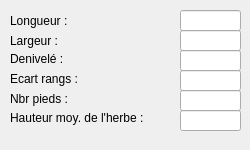
<?xml version="1.0" encoding="UTF-8"?>
<ui version="4.0">
 <class>FieldInformationWidget</class>
 <widget class="QWidget" name="FieldInformationWidget">
  <property name="geometry">
   <rect>
    <x>0</x>
    <y>0</y>
    <width>250</width>
    <height>150</height>
   </rect>
  </property>
  <property name="minimumSize">
   <size>
    <width>250</width>
    <height>150</height>
   </size>
  </property>
  <property name="windowTitle">
   <string>Form</string>
  </property>
  <widget class="QLabel" name="label_6">
   <property name="geometry">
    <rect>
     <x>10</x>
     <y>90</y>
     <width>81</width>
     <height>18</height>
    </rect>
   </property>
   <property name="text">
    <string>Nbr pieds :</string>
   </property>
  </widget>
  <widget class="QLabel" name="label_4">
   <property name="geometry">
    <rect>
     <x>10</x>
     <y>70</y>
     <width>81</width>
     <height>18</height>
    </rect>
   </property>
   <property name="text">
    <string>Ecart rangs :</string>
   </property>
  </widget>
  <widget class="QLabel" name="label_5">
   <property name="geometry">
    <rect>
     <x>10</x>
     <y>110</y>
     <width>161</width>
     <height>16</height>
    </rect>
   </property>
   <property name="text">
    <string>Hauteur moy. de l'herbe :</string>
   </property>
  </widget>
  <widget class="QLineEdit" name="height">
   <property name="geometry">
    <rect>
     <x>180</x>
     <y>50</y>
     <width>61</width>
     <height>21</height>
    </rect>
   </property>
   <property name="readOnly">
    <bool>true</bool>
   </property>
  </widget>
  <widget class="QLineEdit" name="width">
   <property name="geometry">
    <rect>
     <x>180</x>
     <y>30</y>
     <width>61</width>
     <height>21</height>
    </rect>
   </property>
   <property name="text">
    <string/>
   </property>
   <property name="readOnly">
    <bool>true</bool>
   </property>
  </widget>
  <widget class="QLineEdit" name="nbr_vine">
   <property name="geometry">
    <rect>
     <x>180</x>
     <y>90</y>
     <width>61</width>
     <height>21</height>
    </rect>
   </property>
   <property name="readOnly">
    <bool>true</bool>
   </property>
  </widget>
  <widget class="QLabel" name="label">
   <property name="geometry">
    <rect>
     <x>10</x>
     <y>10</y>
     <width>81</width>
     <height>21</height>
    </rect>
   </property>
   <property name="text">
    <string>Longueur : </string>
   </property>
  </widget>
  <widget class="QLabel" name="label_3">
   <property name="geometry">
    <rect>
     <x>10</x>
     <y>50</y>
     <width>81</width>
     <height>18</height>
    </rect>
   </property>
   <property name="text">
    <string>Denivelé : </string>
   </property>
  </widget>
  <widget class="QLineEdit" name="grass_high">
   <property name="geometry">
    <rect>
     <x>180</x>
     <y>110</y>
     <width>61</width>
     <height>21</height>
    </rect>
   </property>
   <property name="readOnly">
    <bool>true</bool>
   </property>
  </widget>
  <widget class="QLabel" name="label_2">
   <property name="geometry">
    <rect>
     <x>10</x>
     <y>30</y>
     <width>81</width>
     <height>21</height>
    </rect>
   </property>
   <property name="text">
    <string>Largeur : </string>
   </property>
  </widget>
  <widget class="QLineEdit" name="length">
   <property name="geometry">
    <rect>
     <x>180</x>
     <y>10</y>
     <width>61</width>
     <height>21</height>
    </rect>
   </property>
   <property name="readOnly">
    <bool>true</bool>
   </property>
  </widget>
  <widget class="QLineEdit" name="laneSpace">
   <property name="geometry">
    <rect>
     <x>180</x>
     <y>70</y>
     <width>61</width>
     <height>21</height>
    </rect>
   </property>
   <property name="readOnly">
    <bool>true</bool>
   </property>
  </widget>
 </widget>
 <resources/>
 <connections/>
</ui>
